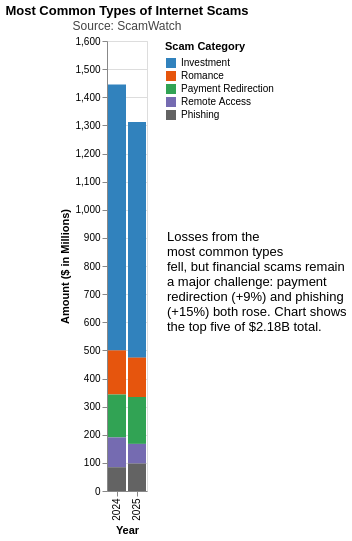

Express this chart as Vega-Lite.
### Vega-Lite specification from a JSON file in a GitHub repository (floating-point values rounded to 4 significant figures)
{"$schema": "https://vega.github.io/schema/vega-lite/v5.json", "title": {"text": "Most Common Types of Internet Scams", "subtitle": "Source: ScamWatch", "subtitleFontSize": 12, "subtitleColor": "#444"}, "width": "container", "height": 450, "data": {"values": [{"year": "2024", "category": "Investment", "amount": 945}, {"year": "2024", "category": "Romance", "amount": 156.8}, {"year": "2024", "category": "Payment Redirection", "amount": 152.6}, {"year": "2024", "category": "Remote Access", "amount": 106}, {"year": "2024", "category": "Phishing", "amount": 84.5}, {"year": "2025", "category": "Investment", "amount": 837.7}, {"year": "2025", "category": "Romance", "amount": 139.9}, {"year": "2025", "category": "Payment Redirection", "amount": 166.8}, {"year": "2025", "category": "Remote Access", "amount": 69.9}, {"year": "2025", "category": "Phishing", "amount": 97.6}]}, "layer": [{"mark": "bar", "encoding": {"x": {"field": "year", "type": "ordinal", "title": "Year"}, "y": {"field": "amount", "type": "quantitative", "title": "Amount ($ in Millions)"}, "color": {"field": "category", "type": "nominal", "title": "Scam Category", "scale": {"domain": ["Investment", "Romance", "Payment Redirection", "Remote Access", "Phishing"], "range": ["#3182bd", "#e6550d", "#31a354", "#756bb1", "#636363"]}}, "tooltip": [{"field": "year", "type": "ordinal", "title": "Year"}, {"field": "category", "type": "nominal", "title": "Category"}, {"field": "amount", "type": "quantitative", "format": "$,.1f", "title": "Amount ($M)"}]}}, {"data": {"values": [{}]}, "mark": {"type": "text", "x": "width", "y": 190, "dx": 20, "align": "left", "baseline": "top", "fontSize": 13, "color": "black", "text": ["Losses from the", "most common types", "fell, but financial scams remain", "a major challenge: payment", "redirection (+9%) and phishing", "(+15%) both rose. Chart shows", "the top five of $2.18B total."]}}]}
